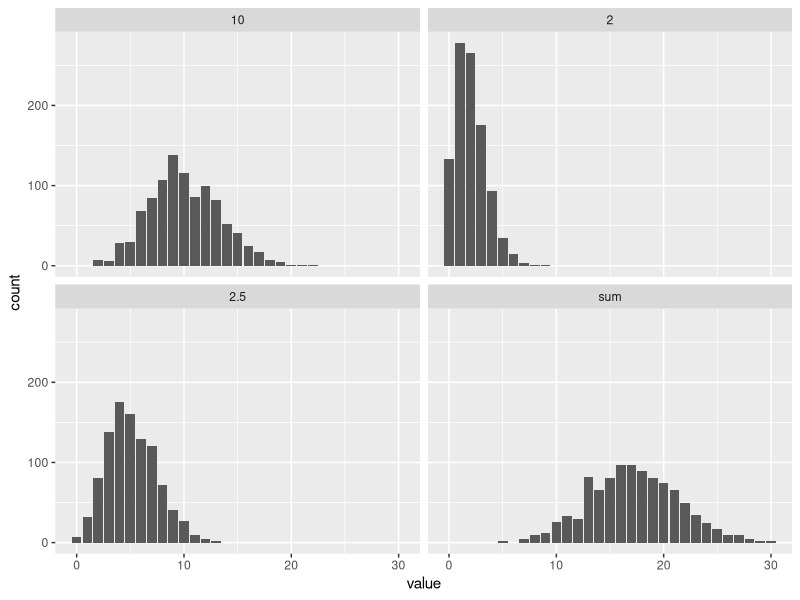
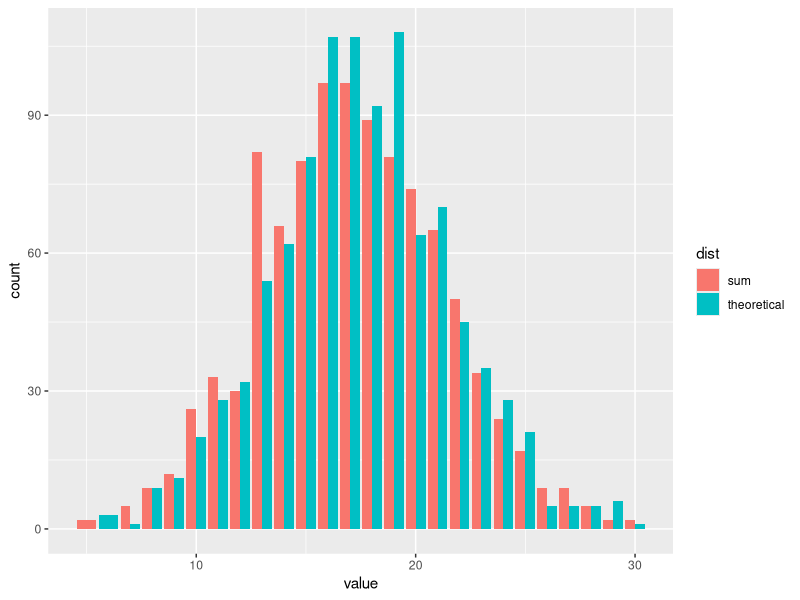
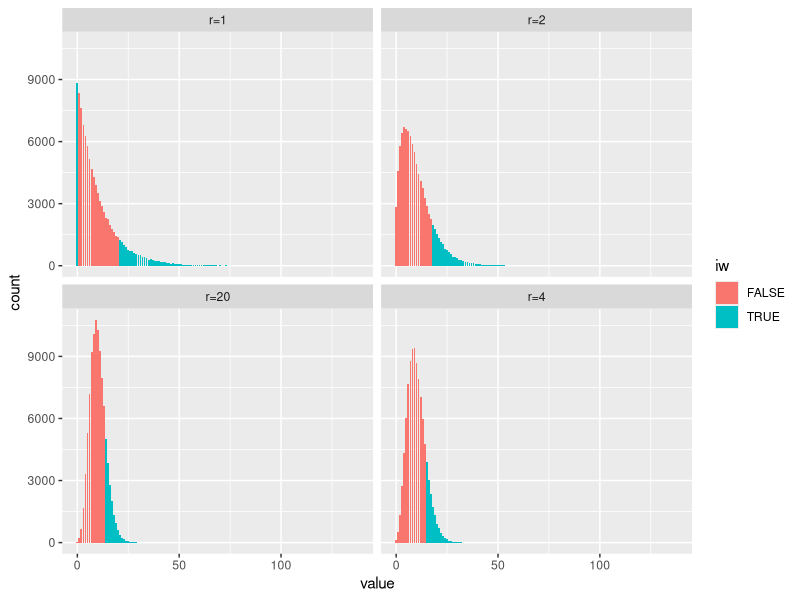
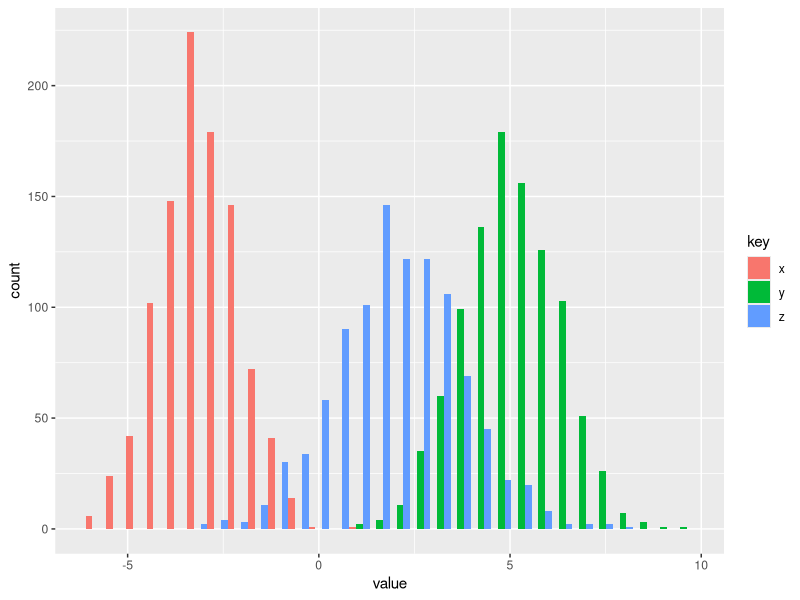

Source code (R) for these figures, in order:
## ---- chunk 1
togs <- F
library(ggplot2)
library(dplyr)
library(reshape2)
library(tidyr)
# togs <- FALSE
## ---- chunk 2
set.seed(1)
library(tidyr)
nsamps           <- 1000
samps            <- matrix(data = NA, nrow = nsamps, ncol = 4)
samps[ ,1]       <- rpois(nsamps, 2)
samps[ ,2]       <- rpois(nsamps, 5.2)
samps[ ,3]       <- rpois(nsamps, 10)
samps[ ,4]       <- samps[ ,1] + samps[ ,2] + samps[ ,3]
colnames(samps)  <- c(2, 2.5, 10, "sum")
gsamps           <- as_tibble(samps)
gsamps           <- gather(gsamps, key = "dist", value = "value")
ggplot(gsamps, aes(x = value)) +
  geom_bar() +
  facet_wrap(~ dist)

samps              <- cbind(samps, "theoretical" = rpois(nsamps, 2 + 5.2 + 10))
gsamps             <- as_tibble(samps[ ,4:5])
gsamps             <- gather(gsamps, key = "dist", value = "value")
ggplot(gsamps, aes(x = value, fill = dist)) +
  geom_bar(position = "dodge")

## ---- chunk 3
library(tidyr)
set.seed(1)
nsamps <- 100000
find_p <- function (mu, r) {
  return (10 / (r + 10))
}
r <- c(1,2,10,20)
p <- find_p(10, r)
sigma <- rep(sqrt(p*r / (1 - p)^2), each = nsamps)
samps <- cbind("r=1"  = rnbinom(nsamps, size = r[1], prob = 1 - p[1]),
               "r=2"  = rnbinom(nsamps, size = r[2], prob = 1 - p[2]),
               "r=4"  = rnbinom(nsamps, size = r[3], prob = 1 - p[3]),
               "r=20" = rnbinom(nsamps, size = r[4], prob = 1 - p[4]))
gsamps <- gather(as.data.frame(samps))
iw     <- (gsamps$value > sigma + 10) | (gsamps$value < sigma - 10)
ggplot(gsamps, aes(x = value, fill = iw)) +
  geom_bar() +
  # geom_density() +
  facet_wrap(~ key)
## ---- chunk 4
library(tidyr)
library(ggplot2)
set.seed(1)
nsamps <- 1000
x      <- rnorm(nsamps, -3, 1)
y      <- rnorm(nsamps, 5, 1.2)
z      <- x + y
mean(z)
var(z)
df     <- data.frame(x = x, y = y, z = z) %>%
  gather()
ggplot(df, aes(x = value, fill = key)) +
         geom_histogram(position = "dodge")
